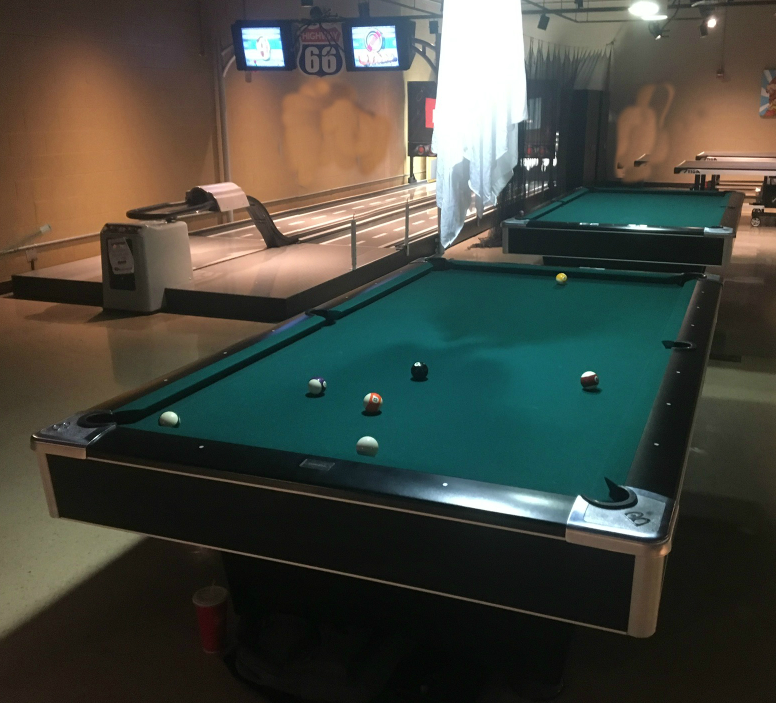
#> input picture img/pool table.jpg, 1552 x 1406 px (shown at 1/2 size)
$ python homography.py
#> lines starting #> are read from the running program, lines starting #| are printed output that depends on the picture; after the words box and inside, x2 and y2 are one past the last pixel; in counts of white or black regions, pixels touching at a corner belong together
import numpy as np
import cv2


def init_img(filepath):
	return cv2.imread(filepath)


# [5 lines left out: function show_img, not called in this run]


def init_point(x,y):
	return { 'x':int(x), 'y':int(y) }


def init_line(x1,y1,x2,y2):
	return { 'x1':x1, 'y1':y1, 'x2':x2, 'y2':y2 }


def query_line(line):
    # return four points of lines from dict data struct
    return line['x1'],line['y1'],line['x2'],line['y2']


def intersection(line_a,line_b):
    '''
        calculate the intersection points of four lines
    '''
    # get four points from line a
    x1,y1,x2,y2 = query_line(line_a)
    # get four points from line b
    x3,y3,x4,y4 = query_line(line_b)
    # euclidean numerator
    pn = (x1-x2)*(y3-y4)-(y1-y2)*(x3-x4)
    # return sentinel values if need to divide by zero
    if pn == 0:
        # return sentinels
        return -1,-1
    # calculate numerator for euclidean intersection
    px = (x1*y2-y1*x2)*(x3-x4)-(x1-x2)*(x3*y4-y3*x4)
    # calculate numerator for euclidean intersection
    py = (x1*y2-y1*x2)*(y3-y4)-(y1-y2)*(x3*y4-y3*x4)
    # return intersection points between two lines
    return px/pn,py/pn


def swap_indeces(arr,a,b):
	arr[a],arr[b] = arr[b],arr[a]


def get_intersections(lines,h,w):
	inter = []
	size = len(lines)
	for a in range(size-1):
		for b in range(1,size):
			x,y = intersection(lines[a],lines[b])
			p = init_point(x,y)
			not_present = True
			for i in inter:
				s,t = i['x'],i['y']
				if p['x'] == s and p['y'] == t:
					not_present = False
			if 0 <= y <= h and 0 <= x <= w and not_present:
				inter.append(p)
	min_index,min_value = min(
		enumerate([i['y'] for i in inter]),key=lambda p: p[1])
	del inter[min_index]
	return inter


def filter_img(img):
	fltr = img.copy()
	lower_green = np.array([63,64,0])
	upper_green = np.array([255,255,33])
	mask = cv2.inRange(fltr,lower_green,upper_green)
	kernel = np.ones((3,3),np.uint8)
	opening = cv2.morphologyEx(mask, cv2.MORPH_OPEN, kernel)
	dilation = cv2.dilate(opening,kernel,iterations = 1)
	res = cv2.bitwise_or(img,img,mask=dilation)
	return res


def hough_lines(mask):
	gray = mask
	edges = cv2.Canny(gray,150,200,apertureSize = 3)
	lines = cv2.HoughLines(edges,1,np.pi/90,110)
	hough_lines = []
	for line in lines:
		for rho,theta in line:
			a = np.cos(theta)
			b = np.sin(theta)
			x0 = a*rho
			y0 = b*rho
			x1 = int(x0 + 1000*(-b))
			y1 = int(y0 + 1000*(a))
			x2 = int(x0 - 1000*(-b))
			y2 = int(y0 - 1000*(a))
			hough_lines.append(init_line(x1,y1,x2,y2))
	return hough_lines


def perspective_corners(img):
	h,w,_ = img.shape
	fltr = filter_img(img)
	lines = hough_lines(fltr)
	inters = get_intersections(lines,h,w)
	return inters


def overhead_corners(img):
	grey = cv2.cvtColor(img,cv2.COLOR_BGR2GRAY)
	ret,thresh = cv2.threshold(grey,250,255,cv2.THRESH_BINARY)
	kernel = np.ones((7,7),np.uint8)
	opening = cv2.morphologyEx(thresh,cv2.MORPH_OPEN,kernel)
	dilation = cv2.dilate(opening,kernel,iterations = 50)

	edges = cv2.Canny(dilation,150,200,apertureSize = 3)
	lines = cv2.HoughLines(edges,1,np.pi/90,200)
	hough_lines = []
	for line in lines:
		for rho,theta in line:
			a = np.cos(theta)
			b = np.sin(theta)
			x0 = a*rho
			y0 = b*rho
			x1 = int(x0 + 1000*(-b))
			y1 = int(y0 + 1000*(a))
			x2 = int(x0 - 1000*(-b))
			y2 = int(y0 - 1000*(a))
			hough_lines.append(init_line(x1,y1,x2,y2))

	lines_a = hough_lines[:-1]
	lines_b = hough_lines[1:]
	h,w,_ = img.shape
	inters = []
	for line_a in lines_a:
		for line_b in lines_b:
			x,y = intersection(line_a,line_b)
			p = init_point(x,y)
			not_present = True
			for i in inters:
				if i['x']-2 <= p['x'] <= i['x']+2 and i['y']-2 <= p['y'] <= i['y']+2:
					not_present = False
			if 0 <= p['x'] <= w and 0 <= p['y'] <= h and not_present:
				inters.append(p)
	return inters


# [96 lines left out: functions detect_hough_circles, homographic_transform, project_images, not called in this run]


def driver():
	persp_img = init_img('img/pool table.jpg')
#> in init_img, returned value is the input picture: shape (1406, 1552, 3); mean B, G, R 63.4, 72.2, 69.8
	persp_inters = perspective_corners(persp_img)
#> in filter_img, `mask = cv2.inRange(fltr,lower_green,upper_green)`:
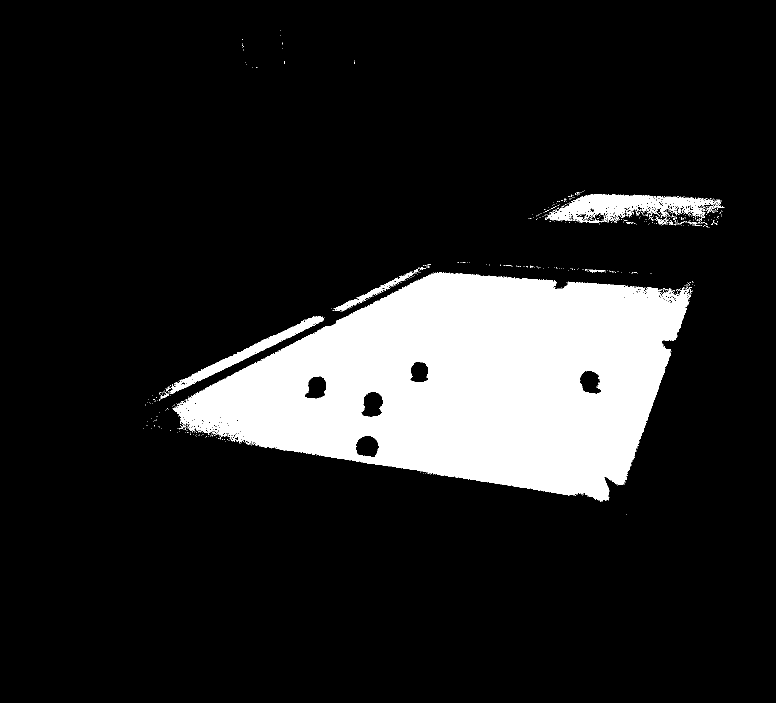
#> mask: shape (1406, 1552) (shown at 1/2 size); 14.2% white; 612 white regions (593 under 20 px), largest, box (x1, y1, x2, y2) and area: (347, 544, 1382, 1003) 291720, (1090, 388, 1429, 446) 8832, (339, 632, 648, 788) 5271
#> in filter_img, `opening = cv2.morphologyEx(mask, cv2.MORPH_OPEN, kernel)`:
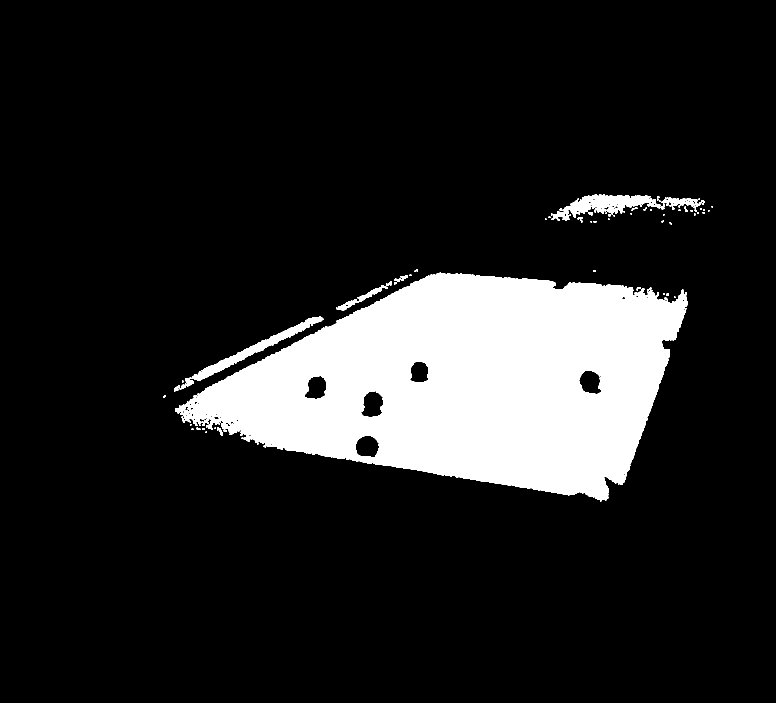
#> opening: shape (1406, 1552) (shown at 1/2 size); 13.8% white; 77 white regions (46 under 20 px), largest, box (x1, y1, x2, y2) and area: (351, 545, 1376, 1003) 288144, (1103, 389, 1321, 442) 4631, (384, 632, 647, 762) 4317
#> in filter_img, `dilation = cv2.dilate(opening,kernel,iterations = 1)`:
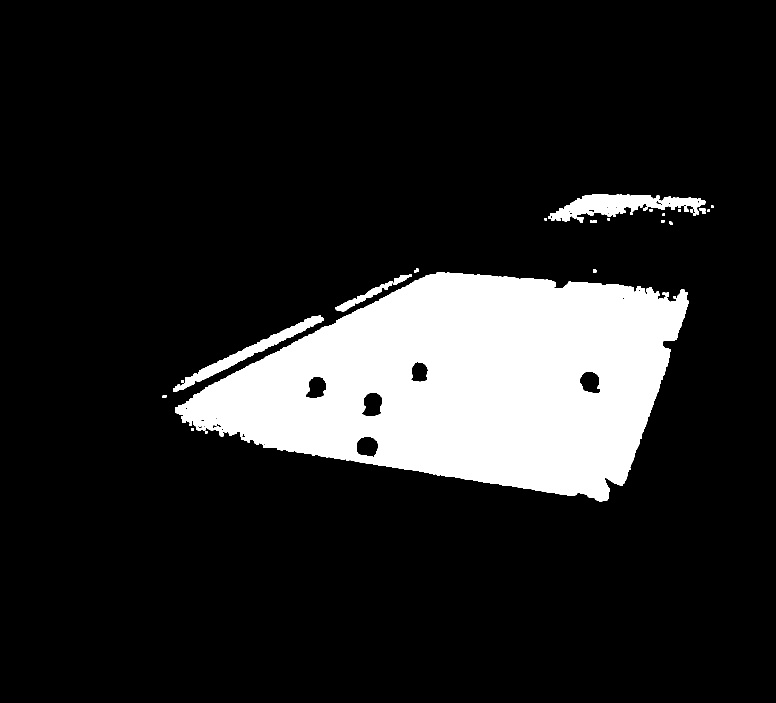
#> dilation: shape (1406, 1552) (shown at 1/2 size); 14.3% white; 32 white regions, largest, box (x1, y1, x2, y2) and area: (350, 544, 1377, 1004) 294352, (1096, 388, 1411, 443) 8172, (347, 631, 648, 784) 5701
#> in filter_img, `res = cv2.bitwise_or(img,img,mask=dilation)`:
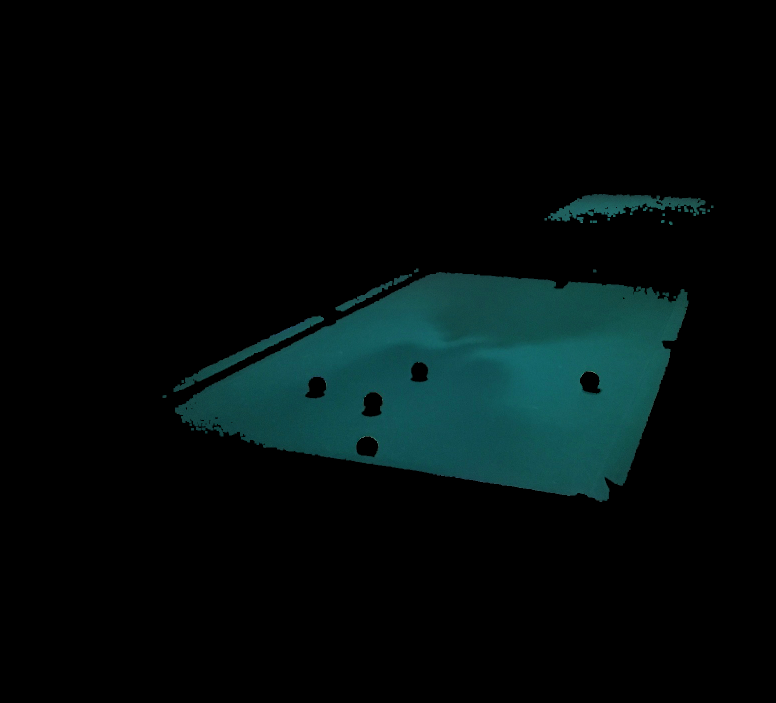
#> res: shape (1406, 1552, 3) (shown at 1/2 size); mean B, G, R 11.8, 11.8, 2.8
#> in hough_lines, `edges = cv2.Canny(gray,150,200,apertureSize = 3)`:
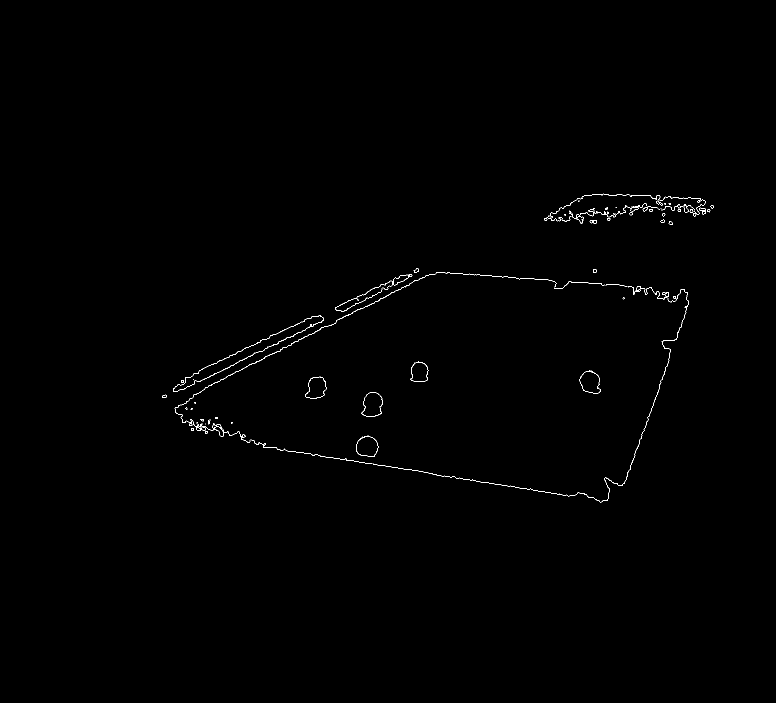
#> edges: shape (1406, 1552) (shown at 1/2 size); 0.31% white in thin lines or dots, all inside (x1, y1, x2, y2) = (325, 387, 1427, 1005)
#> in hough_lines, `lines = cv2.HoughLines(edges,1,np.pi/90,110)`: lines = [[482, 1.64], [859, 1.12], [1504, 0.349], [782, 1.75]]
#> the loop in hough_lines, `for line in lines:` made 4 passes
#> after the loop in hough_lines, `for line in lines:`: hough_lines = 4 items
#> in get_intersections, `size = len(lines)`: size = 4
#> the loop in get_intersections, `for a in range(size-1):` made 3 passes
#> after the loop in get_intersections, `for a in range(size-1):`: inter = 5 items
#> in get_intersections, `min_index,min_value = min( enumerate([i['y'] for i in inter]),key=lamb..`: min_index = 2; min_value = 211
#> in perspective_corners, `inters = get_intersections(lines,h,w)`: inters = 4 items
#> persp_inters = 4 items
	over_img = init_img('img/pool overhead.jpg')
	over_inters = overhead_corners(over_img)

	swap_indeces(over_inters,0,3)

	circles = detect_hough_circles(persp_img)
	vertices = np.array([[c[0],c[1],1] for c in circles])
	projections = homographic_transform(persp_inters,over_inters,vertices)

	img = project_images(persp_img,vertices,over_img,projections)
	show_img(img,4)


if __name__ == '__main__':
#> (the run stopped early here; a loop or call above may not have finished)
